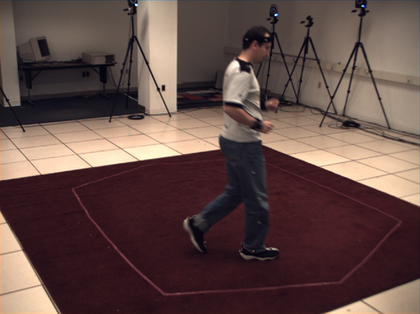
%> input picture images/fr00760.png, 420 x 314 px, shrunk from 656 x 490 before the run; its folder holds 4 pictures in this run
$ octave main.m   (GNU Octave 9; MATLAB toolbox functions it lacks are replaced by stand-ins)
%> lines starting %> are read from the running program, lines starting %| are printed output that depends on the picture
### imread2gray.m
function image = imread2gray(image_path)
%> called with image_path = './images/fr00760.png'
    image = imread(image_path);
%> image is the input picture: size 314x420x3 uint8; mean R, G, B 96.7, 73.6, 69.4
    image = rgb2gray(image);
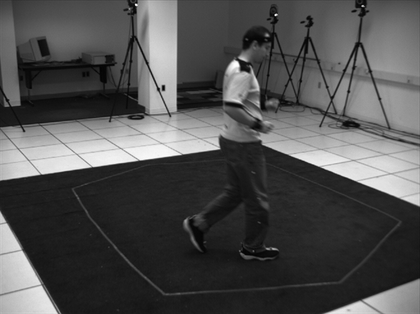
%> image: size 314x420 uint8; min 1, max 254, mean 80
    image = im2double(image);
%> image: size 314x420 double
%> call 2 of imread2gray, with image_path = './images/fr00761.png'
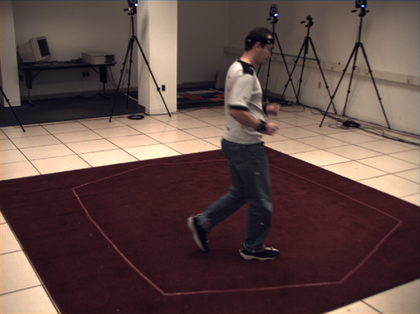
%> input picture images/fr00761.png, 420 x 314 px, shrunk from 656 x 490 before the run
%> in imread2gray, image is the input picture: size 314x420x3 uint8; mean R, G, B 96.7, 73.7, 69.4
%> in imread2gray (call 2), `image = rgb2gray(image);`:
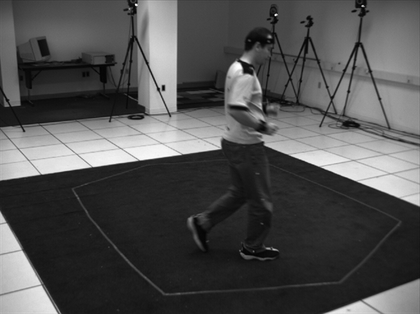
%> image: size 314x420 uint8; min 2, max 254, mean 80.1
end

### optical_flow.m
function [X, Y, u, v] = optical_flow(window_size, img_t, img_tplus1, stride, method, alpha, max_iter)
%> called with window_size = [3 3], stride = 25, method = 'hs', alpha = 0.1, max_iter = 100
    analytic = "analytic";
    matrix = "matrix";
    hs = "hs";

    [img_t_dx, img_t_dy] = gradient(img_t);
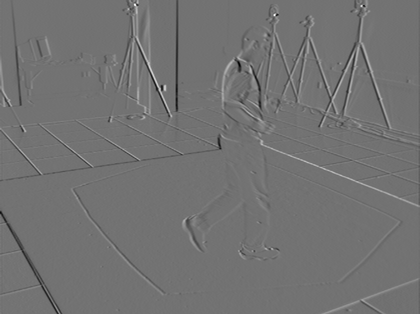
%> img_t_dx: size 314x420 double; min -0.396, max 0.484, mean -0.000166; drawn with min black and max white
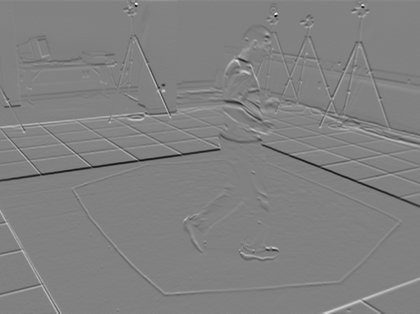
%> img_t_dy: size 314x420 double; min -0.484, max 0.471, mean 0.000267; drawn with min black and max white
    [img_tplus1_dx, img_tplus1_dy] = gradient(img_tplus1);

    dx = img_t_dx + img_tplus1_dx;
    dy = img_t_dy + img_tplus1_dy;

    dt = imgaussfilt(img_t) - imgaussfilt(img_tplus1);
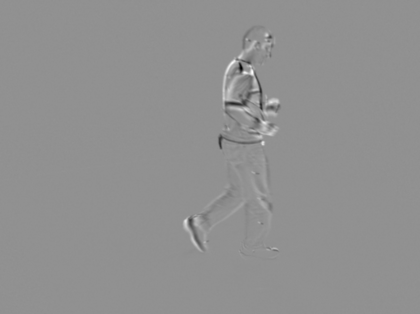
%> dt: size 314x420 double; min -0.775, max 0.587, mean -0.000137; drawn with min black and max white

    center_h = round(window_size(1)/2);
    center_w = round(window_size(2)/2);

    img_size = size(img_t);
%> img_size = [314 420]

    u_aux = zeros(size(img_t));
    v_aux = zeros(size(img_tplus1));

%> the run ends on the next line
    if method == matrix || method == analytic
        for i = center_h +1:img_size(1)-center_h
            for j = center_w+1:img_size(2)-center_w
                win_dx = cropimage(dx, j, i, center_w, center_h);
                win_dy = cropimage(dy, j, i, center_w, center_h);
                win_dt = cropimage(dt, j, i, center_w, center_h);

                if method == matrix
                    sum_dx = win_dx(:);
                    sum_dy = win_dy(:);
                    sum_dt = win_dt(:);

                    sum_derivative_mat = [sum_dx sum_dy];
                    uv = pinv(sum_derivative_mat)*sum_dt;

                    u_aux(i,j) = uv(1);
                    v_aux(i,j) = uv(2);
                elseif method == analytic
                    win_dxdx = win_dx.*win_dx;
                    sum_dxdx = sum(sum(win_dxdx));

                    win_dydy = win_dy.*win_dy;
                    sum_dydy = sum(sum(win_dydy));

                    win_dxdt = win_dx.*win_dt;
                    sum_dxdt = sum(sum(win_dxdt));

                    win_dxdy = win_dx.*win_dy;
                    sum_dxdy = sum(sum(win_dxdy));

                    win_dydt = win_dy.*win_dt;
                    sum_dydt = sum(sum(win_dydt));

                    u_aux(i,j) = -(-sum_dydy * sum_dxdt + sum_dxdy * sum_dydt) / (sum_dxdx * sum_dydy - sum_dxdy * sum_dxdy);
                    v_aux(i,j) = -(sum_dxdy * sum_dxdt - sum_dxdx * sum_dydt) / (sum_dxdx * sum_dydy - sum_dxdy * sum_dxdy);
                end
            end
        end
    elseif method == hs
        mask = ones(window_size(1));
        mask = mask * 1/9;
        for i = 1:max_iter
            u_aux = conv2(u_aux, mask, 'same');
            v_aux = conv2(v_aux, mask, 'same');

            u_aux =  u_aux - ( dx .* ((dx .* u_aux) + (dy .* v_aux) + dt )) ./ ( alpha.^2 + dx.^2 + dy.^2);
            v_aux =  v_aux - ( dy .* ((dx .* u_aux) + (dy .* v_aux) + dt )) ./ ( alpha.^2 + dx.^2 + dy.^2);
        end
        u_aux = -u_aux;
        v_aux = -v_aux;
    else
        disp("ERROR: Method no supported try 'matrix' or 'analdtyc'")
    end
    [X,Y] = meshgrid(1:img_size(2), 1:img_size(1));
    X = stride2dmatrix(X, stride);
    Y = stride2dmatrix(Y, stride);

    u = stride2dmatrix(u_aux, stride);
    v = stride2dmatrix(v_aux, stride);
end

function image = cropimage(image, x, y, width, height)
     image = image(y-height:y+height, x-width:x+width);
end

function mat = stride2dmatrix(mat, stride)
     mat = mat(1:stride:end,1:stride:end);
end

### main.m
%% Rutas de imagenes
clc;
images_path = './images/';
image_names = dir(strcat(images_path, '*png'));

%% Funcionamiento con muestra de imagenes
% Modos de funcionamiento
% LK matricial "matrix";
% LK anal韙ico "analytic";
% Horn Shunck "hs";

% method = "matrix";
% method = "analytic";
method = "hs";
window_size = [3,3];
stride = 25;
alpha = 0.1;
max_iter = 100;

for i = 1:length(image_names)-1
    image_name = image_names(i);
    img_t = imread2gray(strcat(images_path, image_name.name));

    image_name = image_names(i+1);
    img_tplus1 = imread2gray(strcat(images_path, image_name.name));

    [X, Y, u, v] = optical_flow(window_size, img_t, img_tplus1, stride, method, alpha, max_iter);
